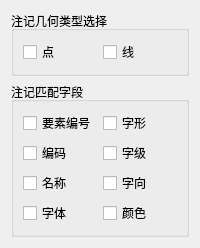
           <widget class="QWidget" name="tab_Layer_R">
            <attribute name="title">
             <string>注记</string>
            </attribute>
            <layout class="QGridLayout" name="gridLayout_41">
             <item row="0" column="0">
              <widget class="QGroupBox" name="groupBox_R_GeoType">
               <property name="title">
                <string>注记几何类型选择</string>
               </property>
               <layout class="QGridLayout" name="gridLayout_40">
                <item row="0" column="1">
                 <widget class="QCheckBox" name="checkBox_Line_R">
                  <property name="text">
                   <string>线</string>
                  </property>
                 </widget>
                </item>
                <item row="0" column="0">
                 <widget class="QCheckBox" name="checkBox_Point_R">
                  <property name="text">
                   <string>点</string>
                  </property>
                 </widget>
                </item>
               </layout>
              </widget>
             </item>
             <item row="1" column="0">
              <widget class="QGroupBox" name="groupBox_R">
               <property name="minimumSize">
                <size>
                 <width>0</width>
                 <height>0</height>
                </size>
               </property>
               <property name="maximumSize">
                <size>
                 <width>16777215</width>
                 <height>16777215</height>
                </size>
               </property>
               <property name="title">
                <string>注记匹配字段</string>
               </property>
               <layout class="QGridLayout" name="gridLayout_39">
                <item row="3" column="1">
                 <widget class="QCheckBox" name="checkBox_YanSe_R">
                  <property name="text">
                   <string>颜色</string>
                  </property>
                 </widget>
                </item>
                <item row="1" column="1">
                 <widget class="QCheckBox" name="checkBox_ZiJi_R">
                  <property name="text">
                   <string>字级</string>
                  </property>
                 </widget>
                </item>
                <item row="0" column="0">
                 <widget class="QCheckBox" name="checkBox_YaoSuBianHao_R">
                  <property name="text">
                   <string>要素编号</string>
                  </property>
                 </widget>
                </item>
                <item row="2" column="1">
                 <widget class="QCheckBox" name="checkBox_ZiXiang_R">
                  <property name="text">
                   <string>字向</string>
                  </property>
                 </widget>
                </item>
                <item row="2" column="0">
                 <widget class="QCheckBox" name="checkBox_MingCheng_R">
                  <property name="text">
                   <string>名称</string>
                  </property>
                 </widget>
                </item>
                <item row="1" column="0">
                 <widget class="QCheckBox" name="checkBox_BianMa_R">
                  <property name="text">
                   <string>编码</string>
                  </property>
                 </widget>
                </item>
                <item row="3" column="0">
                 <widget class="QCheckBox" name="checkBox_ZiTi_R">
                  <property name="text">
                   <string>字体</string>
                  </property>
                 </widget>
                </item>
                <item row="0" column="1">
                 <widget class="QCheckBox" name="checkBox_ZiXing_R">
                  <property name="text">
                   <string>字形</string>
                  </property>
                 </widget>
                </item>
               </layout>
              </widget>
             </item>
            </layout>
           </widget>
